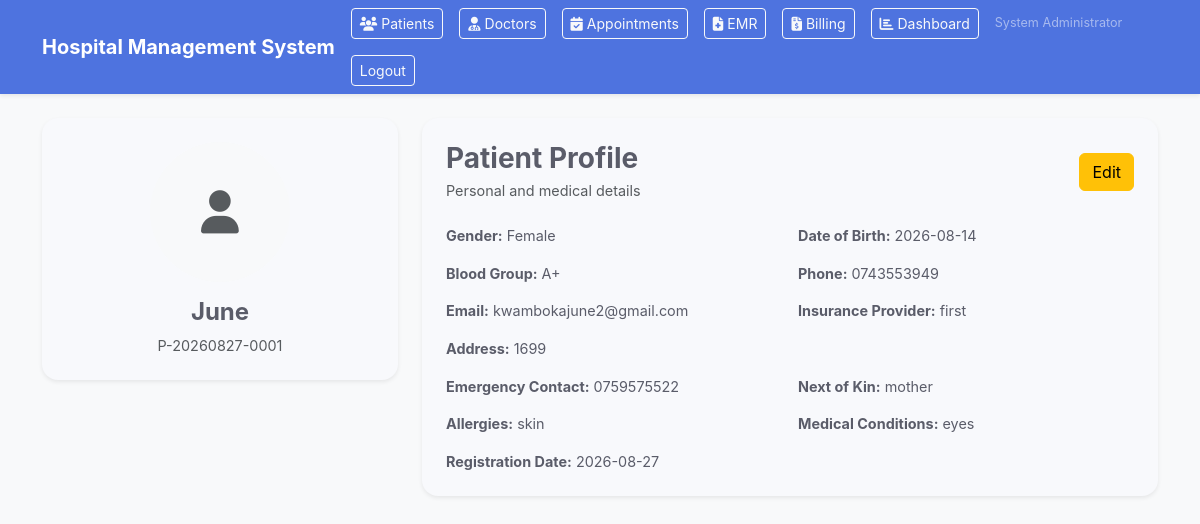
The page /patients/profile/1 (signed in) on the database its author committed.
### Hospital-Management-System/models.py (models this page shows, shortened)
class User(db.Model, UserMixin):
    __tablename__ = "users"
    id = db.Column(db.Integer, primary_key=True)
    username = db.Column(db.String(80), unique=True, nullable=False)
    password_hash = db.Column(db.String(255), nullable=False)
    role = db.Column(db.String(50), nullable=False)
    full_name = db.Column(db.String(120), nullable=False, default="")
    failed_login_attempts = db.Column(db.Integer, default=0, nullable=False)
    is_locked = db.Column(db.Boolean, default=False, nullable=False)
    last_password_change = db.Column(db.DateTime, default=datetime.utcnow, nullable=False)
    patient = db.relationship("Patient", backref="user", uselist=False, cascade="all, delete-orphan")
    doctor = db.relationship("Doctor", backref="user", uselist=False, cascade="all, delete-orphan")
    nurse = db.relationship("Nurse", backref="user", uselist=False, cascade="all, delete-orphan")
    employee = db.relationship("Employee", backref=db.backref("user", uselist=False))

class Patient(db.Model):
    __tablename__ = "patients"
    id = db.Column(db.Integer, primary_key=True)
    user_id = db.Column(db.Integer, db.ForeignKey("users.id"), nullable=True)
    patient_id = db.Column(db.String(50), unique=True, nullable=False, default="")
    full_name = db.Column(db.String(120), nullable=False, default="")
    gender = db.Column(db.String(20), nullable=True)
    date_of_birth = db.Column(db.Date, nullable=True)
    blood_group = db.Column(db.String(10), nullable=True)
    phone = db.Column(db.String(30), nullable=True)
    email = db.Column(db.String(120), nullable=True)
    address = db.Column(db.Text, nullable=True)
    emergency_contact = db.Column(db.String(120), nullable=True)
    next_of_kin = db.Column(db.String(120), nullable=True)
    insurance_provider = db.Column(db.String(120), nullable=True)
    allergies = db.Column(db.Text, nullable=True)
    medical_conditions = db.Column(db.Text, nullable=True)
    photo_filename = db.Column(db.String(255), nullable=True)
    registration_date = db.Column(db.DateTime, default=datetime.utcnow, nullable=False)
    is_active = db.Column(db.Boolean, default=True, nullable=False)

### Hospital-Management-System/routes/patients.py (the view)
@patients_bp.route("/patients/profile/<int:patient_id>")
@login_required
def patient_profile(patient_id):
    patient = Patient.query.get_or_404(patient_id)
    return render_template("patient_profile.html", patient=patient, title="Patient Profile")

### Hospital-Management-System/app.py (called while the page is built)
@login_manager.user_loader
def load_user(user_id: str):
    return get_user_by_id(int(user_id))

@app.before_request
def protect_pages():
    if request.endpoint in {None, "static"}:
        return None
    if request.endpoint in {"auth.login", "auth.logout", "auth.register"}:
        return None
    if current_user.is_authenticated:
        return None
    flash("Please log in to continue.", "warning")
    return redirect(url_for("auth.login"))

@app.context_processor
def inject_settings():
    if 'settings' not in g:
        try:
            if db.inspect(db.engine).has_table('system_settings'):
                g.settings = {s.key: s.value for s in SystemSetting.query.all()}
            else:
                g.settings = {}
        except Exception:
            g.settings = {}
    return dict(settings=g.settings)

### Hospital-Management-System/models.py (called while the page is built)
def get_user_by_id(user_id: int) -> Optional[User]:
    if current_app:
        return User.query.get(user_id)
    from app import app as flask_app
    with flask_app.app_context():
        return User.query.get(user_id)

### Hospital-Management-System/templates/patients/patient_profile.html
{% extends "base.html" %}
{% block content %}
<div class="row g-4">
    <div class="col-lg-4">
        <div class="card border-0 shadow-sm rounded-4">
            <div class="card-body text-center p-4">
                {% if patient.photo_filename %}
                    <img src="{{ url_for('patients.uploaded_file', filename=patient.photo_filename) }}" class="rounded-circle mb-3" width="140" height="140" style="object-fit: cover;">
                {% else %}
                    <div class="rounded-circle bg-light d-flex align-items-center justify-content-center mb-3" style="width: 140px; height: 140px; margin: 0 auto;">
                        <i class="fas fa-user fa-3x text-muted"></i>
                    </div>
                {% endif %}
                <h4 class="fw-bold">{{ patient.full_name }}</h4>
                <p class="text-muted mb-0">{{ patient.patient_id }}</p>
            </div>
        </div>
    </div>
    <div class="col-lg-8">
        <div class="card border-0 shadow-sm rounded-4">
            <div class="card-body p-4">
                <div class="d-flex justify-content-between align-items-center mb-4">
                    <div>
                        <h3 class="fw-bold mb-1">Patient Profile</h3>
                        <p class="text-muted mb-0">Personal and medical details</p>
                    </div>
                    <a href="{{ url_for('patients.edit_patient', patient_id=patient.id) }}" class="btn btn-warning">Edit</a>
                </div>
                <div class="row g-3">
                    <div class="col-md-6"><strong>Gender:</strong> {{ patient.gender }}</div>
                    <div class="col-md-6"><strong>Date of Birth:</strong> {{ patient.date_of_birth }}</div>
                    <div class="col-md-6"><strong>Blood Group:</strong> {{ patient.blood_group }}</div>
                    <div class="col-md-6"><strong>Phone:</strong> {{ patient.phone }}</div>
                    <div class="col-md-6"><strong>Email:</strong> {{ patient.email }}</div>
                    <div class="col-md-6"><strong>Insurance Provider:</strong> {{ patient.insurance_provider }}</div>
                    <div class="col-md-12"><strong>Address:</strong> {{ patient.address }}</div>
                    <div class="col-md-6"><strong>Emergency Contact:</strong> {{ patient.emergency_contact }}</div>
                    <div class="col-md-6"><strong>Next of Kin:</strong> {{ patient.next_of_kin }}</div>
                    <div class="col-md-6"><strong>Allergies:</strong> {{ patient.allergies or 'None' }}</div>
                    <div class="col-md-6"><strong>Medical Conditions:</strong> {{ patient.medical_conditions or 'None' }}</div>
                    <div class="col-md-6"><strong>Registration Date:</strong> {{ patient.registration_date.strftime('%Y-%m-%d') }}</div>
                </div>
            </div>
        </div>
    </div>
</div>
{% endblock %}

### Hospital-Management-System/templates/base.html (shortened to what this page needs)
<!doctype html>
<html lang="en">
<head>
    <link href="https://cdn.jsdelivr.net/npm/bootstrap@5.3.3/dist/css/bootstrap.min.css" rel="stylesheet">
    <link rel="stylesheet" href="https://cdnjs.cloudflare.com/ajax/libs/font-awesome/6.5.2/css/all.min.css">
    <link rel="stylesheet" href="{{ url_for('static', filename='css/style.css') }}">
</head>
<body class="bg-light">
    <nav class="navbar navbar-expand-lg navbar-dark bg-primary shadow-sm">
        <div class="container">
            <a class="navbar-brand fw-bold" href="{{ url_for('auth.dashboard') if current_user.is_authenticated else url_for('auth.login') }}">Hospital Management System</a>
            {% if current_user.is_authenticated %}
                <div class="d-flex align-items-center gap-3 flex-wrap">
                    <a class="btn btn-outline-light btn-sm" href="{{ url_for('patients.patients_index') }}"><i class="fas fa-users me-1"></i>Patients</a>
                    <a class="btn btn-outline-light btn-sm" href="{{ url_for('doctors.doctors_index') }}"><i class="fas fa-user-md me-1"></i>Doctors</a>
                    <a class="btn btn-outline-light btn-sm" href="{{ url_for('appointments.appointments_index') }}"><i class="fas fa-calendar-check me-1"></i>Appointments</a>
                    <a class="btn btn-outline-light btn-sm" href="{{ url_for('emr.emr_index') }}"><i class="fas fa-file-medical me-1"></i>EMR</a>
                    <a class="btn btn-outline-light btn-sm" href="{{ url_for('billing.billing_index') }}"><i class="fas fa-file-invoice-dollar me-1"></i>Billing</a>
                    <a class="btn btn-outline-light btn-sm" href="{{ url_for('patients.dashboard_patients') }}"><i class="fas fa-chart-bar me-1"></i>Dashboard</a>
                    <span class="text-white-50 small">{{ current_user.full_name or current_user.username }}</span>
                    <a class="btn btn-outline-light btn-sm" href="{{ url_for('auth.logout') }}">Logout</a>
                </div>
            {% endif %}
        </div>
    </nav>
    <main class="container py-4">
        {% block content %}{% endblock %}
    </main>
</body>
</html>

### Hospital-Management-System/static/css/style.css (style rules this page uses)
:root { --bs-primary-rgb: 78, 115, 223; --bs-secondary-rgb: 133, 135, 150; --bs-font-sans-serif: "Inter", -apple-system, BlinkMacSystemFont, "Segoe UI", Roboto, "Helvetica Neue", Arial, sans-serif; --bs-body-font-family: var(--bs-font-sans-serif); --bs-body-font-size: 0.9rem; --bs-body-color: #5a5c69; --bs-body-bg: #f8f9fc; }
body { overflow-x: hidden; }
.navbar { box-shadow: 0 0.15rem 1.75rem 0 rgba(58, 59, 69, 0.15); }
.card { border: none; transition: all 0.3s; }

### rows shown on the page
User: full_name "System Administrator"
Patient: full_name "June", patient_id "P-20260827-0001", gender "Female", date_of_birth "2026-08-14", blood_group "A+", phone "0743553949", email "kwambokajune2@gmail.com", insurance_provider "first", address "1699", emergency_contact "0759575522", next_of_kin "mother", allergies "skin", medical_conditions "eyes", registration_date "2026-08-27"
